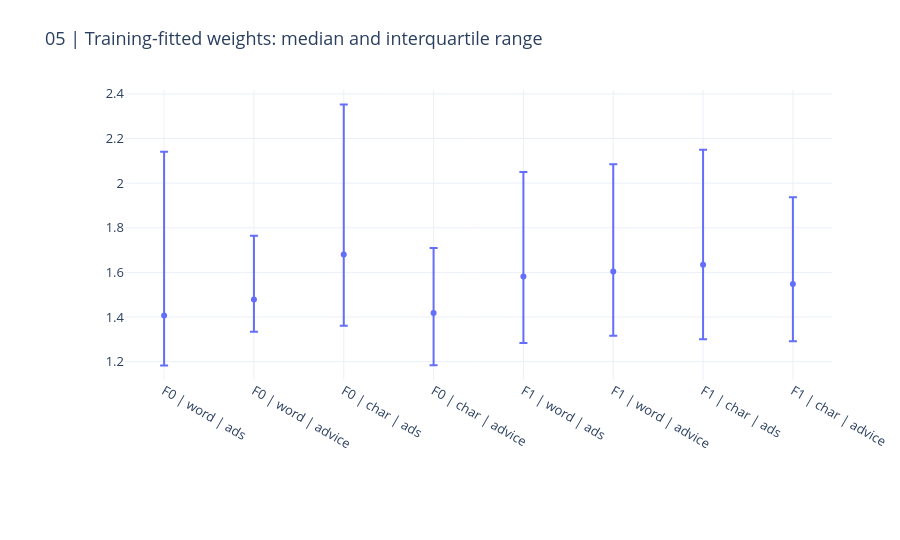
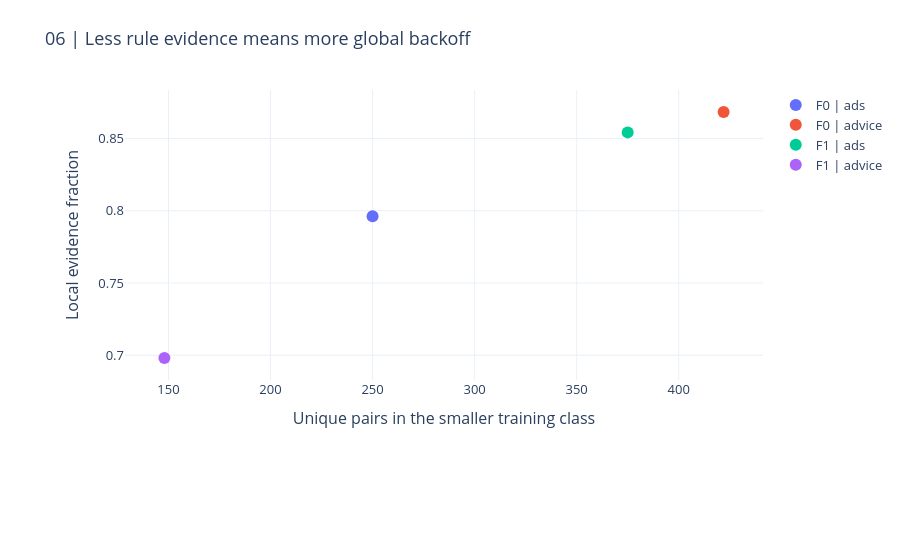

Write notebook code for charts like these, in order.
### Markdown cell above
## 5. Training evidence strength and scale checks

No raw token strings are displayed or exported. Quantiles describe fitted evidence weights, not importance. The shrinkage reliability count uses unique pairs rather than repeated training occurrences. Every candidate preserves its word/character row norms and the previous design width and sparsity.

### Code cell
display(pd.DataFrame(result["weight_profiles"]))
print("Norm checks:", len(result["norm_checks"]))
CHARTS[4].show(renderer="plotly_mimetype")
CHARTS[5].show(renderer="plotly_mimetype")

### Figure 1 — Plotly figure (JSON) as saved in the notebook; plotly's stock layout.template omitted (floating-point values rounded to 4 significant figures)
{"data": [{"error_y": {"array": [0.7334, 0.286, 0.6727, 0.292, 0.4678, 0.4805, 0.5152, 0.3884], "arrayminus": [0.2239, 0.1447, 0.3192, 0.2334, 0.2984, 0.2879, 0.3346, 0.2563], "symmetric": false, "type": "data"}, "mode": "markers", "type": "scatter", "x": ["F0 | word | ads", "F0 | word | advice", "F0 | char | ads", "F0 | char | advice", "F1 | word | ads", "F1 | word | advice", "F1 | char | ads", "F1 | char | advice"], "y": [1.407, 1.479, 1.68, 1.418, 1.582, 1.604, 1.635, 1.548]}], "layout": {"font": {"size": 13}, "height": 540, "margin": {"b": 160, "l": 125, "r": 35, "t": 90}, "title": {"text": "05 | Training-fitted weights: median and interquartile range"}, "xaxis": {"automargin": true}, "yaxis": {"automargin": true}}}

### Figure 2 — Plotly figure (JSON) as saved in the notebook; plotly's stock layout.template omitted (floating-point values rounded to 4 significant figures)
{"data": [{"marker": {"size": 12}, "mode": "markers", "name": "F0 | ads", "type": "scatter", "x": [250], "y": [0.7962]}, {"marker": {"size": 12}, "mode": "markers", "name": "F0 | advice", "type": "scatter", "x": [422], "y": [0.8683]}, {"marker": {"size": 12}, "mode": "markers", "name": "F1 | ads", "type": "scatter", "x": [375], "y": [0.8542]}, {"marker": {"size": 12}, "mode": "markers", "name": "F1 | advice", "type": "scatter", "x": [148], "y": [0.6981]}], "layout": {"font": {"size": 13}, "height": 540, "margin": {"b": 160, "l": 125, "r": 35, "t": 90}, "title": {"text": "06 | Less rule evidence means more global backoff"}, "xaxis": {"automargin": true, "title": {"text": "Unique pairs in the smaller training class"}}, "yaxis": {"automargin": true, "title": {"text": "Local evidence fraction"}}}}
